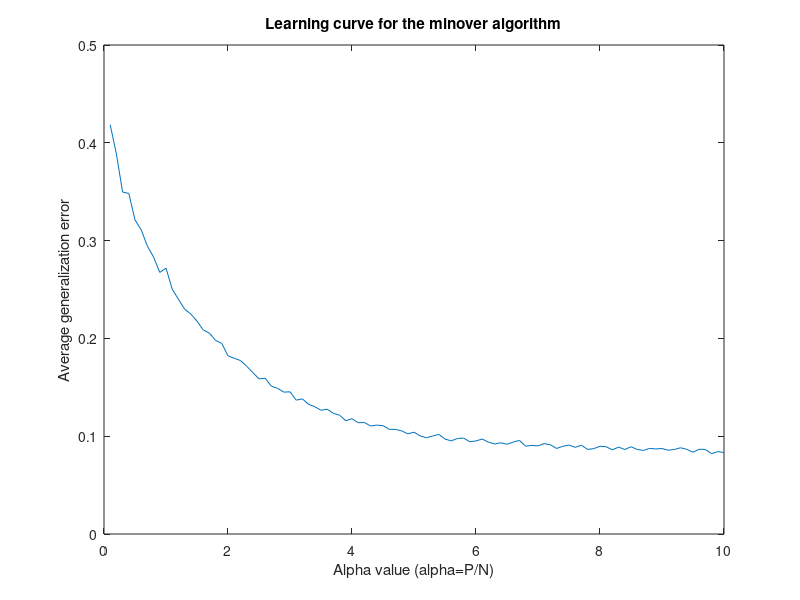

MATLAB code for this plot:
% used matlab version: 2017b
% the script is ready to run



% number of dimensions
N = 20;
% max number of epochs
n_max = 100;
% number of times we re-generate the data end re-run the perceptron
nd = 100;


% alphas range
alphas = 0.1:0.1:10;

% array to store the value of alpha and the average generalization error
% over nd generated datasets
gen_er = zeros(length(alphas),2);


% iterate over different alphas
for i=1:length(alphas)
    a = alphas(i);
    % number of samples
    P = ceil(a*N);
    
    % calculate the average error for the given setting
    av_error = 0;
    
    % re-generate the data nd times
    for j=1:nd

        % the minover algorithm starts here

        % generate the dataset and the labels:        
        % generate random weights (or weights equal to 1), length = N
        %w_t = rand(1, N);
        w_t=ones(1, N);

        % generate the dataset itself
        data = randn([P N]);

        % define the labels with a teacher perceptron
        labels = sign(w_t*data');

        % initialize the learned weights with zeros
        w = zeros(1, N);

        % variable for checking the convergence
        change = 0;

        % strore the lowest stability achieved
        % we start with the value that is guaranteed to be higher than all the subsequent ones
        lowest = 100;
        
        % iterate until the algorithm converges
        % or the maximum number of epochs is achieved
        for ep=1:100

            % determine the stability
            % we do not have to divide by w (normalize) to find the minimum value
            % because the weight vector is the same inside one epoch
            k = (w*data').*labels;
            [sorted, indices] = sort(k);
    
            % determine the lowest stability (to check the convergence)
            lowest_new = sorted(1);
    
            % determine the sample with minimal stability
            % and its label
            min = data(indices(1), :);
            min_label = labels(indices(1));
    
            % Hebbian update step
            w = w+min*min_label/N;  
    
            % check if the lowest stability has changed
            % and update it if needed
            % if the lowest stability stays the same for P successive steps,
            % then we stop the training
            if lowest_new<lowest
                lowest = lowest_new;
                change = 0;
            else
                change = change+1;
                if change>=P
                    break
                end
            end
        end
        % calculate the generalization error
        error = 1/pi * acos((w*w_t')/(norm(w)*norm(w_t)));
        
        % add the error in this iteration to the average error
        av_error = av_error+error;
    end
    % compute the generalization error for the given alpha
    av_error = av_error/nd;
    % save the error value and the alpha in the array
    gen_er(i,1) = a;
    gen_er(i,2) = av_error;     
end

% print out the error array
gen_er


% plot the generalization error
figure
plot(gen_er(:,1), gen_er(:, 2))
xlabel("Alpha value (alpha=P/N)")
ylabel("Average generalization error")
title("Learning curve for the minover algorithm")

